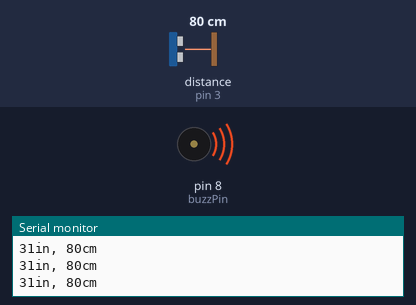
Bench run of a sketch on a simulated Arduino Uno, built with avr-gcc and run on an emulated ATmega328P. Parts: buzzer (waves = sounding, pin HIGH), the last lines printed to the serial monitor. Wiring (inferred from the names in the program): ultrasonic range finder: trigger pin 3; echo pin 3. The inputs (shaded band) are chosen by the test bench; at power-on: distance to the obstacle (sensor on pin 3) 80 cm. The echo pulse lasts 58.3 µs per cm.

Above: at 1.2 s.
1.3 s: distance to the obstacle (sensor on pin 3) set to 4 cm
2.8 s: distance to the obstacle (sensor on pin 3) set to 2 cm
At 3.5 s:
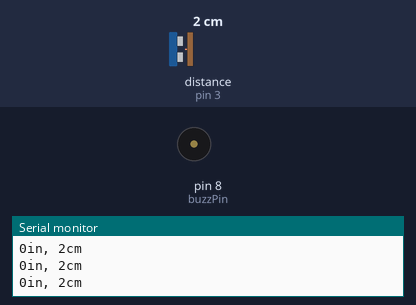
4.4 s: distance to the obstacle (sensor on pin 3) set to 9 cm
At 5.3 s:
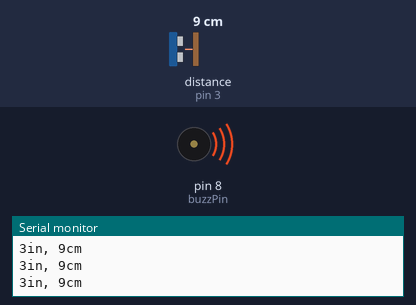
6.0 s: distance to the obstacle (sensor on pin 3) set to 299 cm
At 6.9 s:
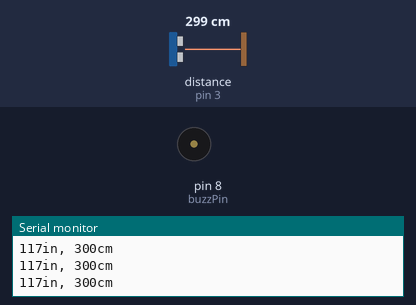
Timing chart, 0 to 8.6 s (numbered marks = the images above; inputs shaded):
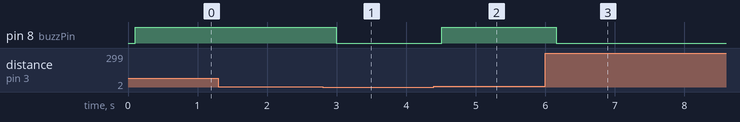

The sketch:

Ultrasonic_sensor.ino
```cpp
int buzzPin=8;
const int pingPin = 3;

long duration, distanceInches, distanceCm;
void setup()
{
 Serial.begin(9600);
 pinMode(buzzPin,OUTPUT);

}
void loop()
{
 pinMode(pingPin, OUTPUT);
 digitalWrite(pingPin, LOW);
 delayMicroseconds(2);
 digitalWrite(pingPin, HIGH);
 delayMicroseconds(5);
 digitalWrite(pingPin, LOW);
 pinMode(pingPin, INPUT);
 duration = pulseIn(pingPin, HIGH);
 distanceInches = microsecondsToInches(duration);
 distanceCm = microsecondsToCentimeters(duration);
 Serial.print(distanceInches);
 Serial.print("in, ");
 Serial.print(distanceCm);
 Serial.print("cm");
 Serial.println();
 delay(100);
 if (distanceInches<100 && distanceInches>0){
  digitalWrite(buzzPin,HIGH);

}
else{
  digitalWrite(buzzPin,LOW);
}
}
long microsecondsToInches(long microseconds)
{
 return microseconds / 74 / 2;
}
long microsecondsToCentimeters(long microseconds)
{
 return microseconds / 29 / 2;
}
```

Measured:
- the behaviour switches between 3 and 2 cm on distance to the obstacle (sensor on pin 3) (found by bisection; images 0 and 1)
- after the input at 2.8 s, pin 8 (buzzPin): HIGH → LOW after 0.20 s
- after the input at 4.4 s, pin 8 (buzzPin): LOW → HIGH after 0.11 s
- after the input at 6.0 s, pin 8 (buzzPin): HIGH → LOW after 0.16 s
